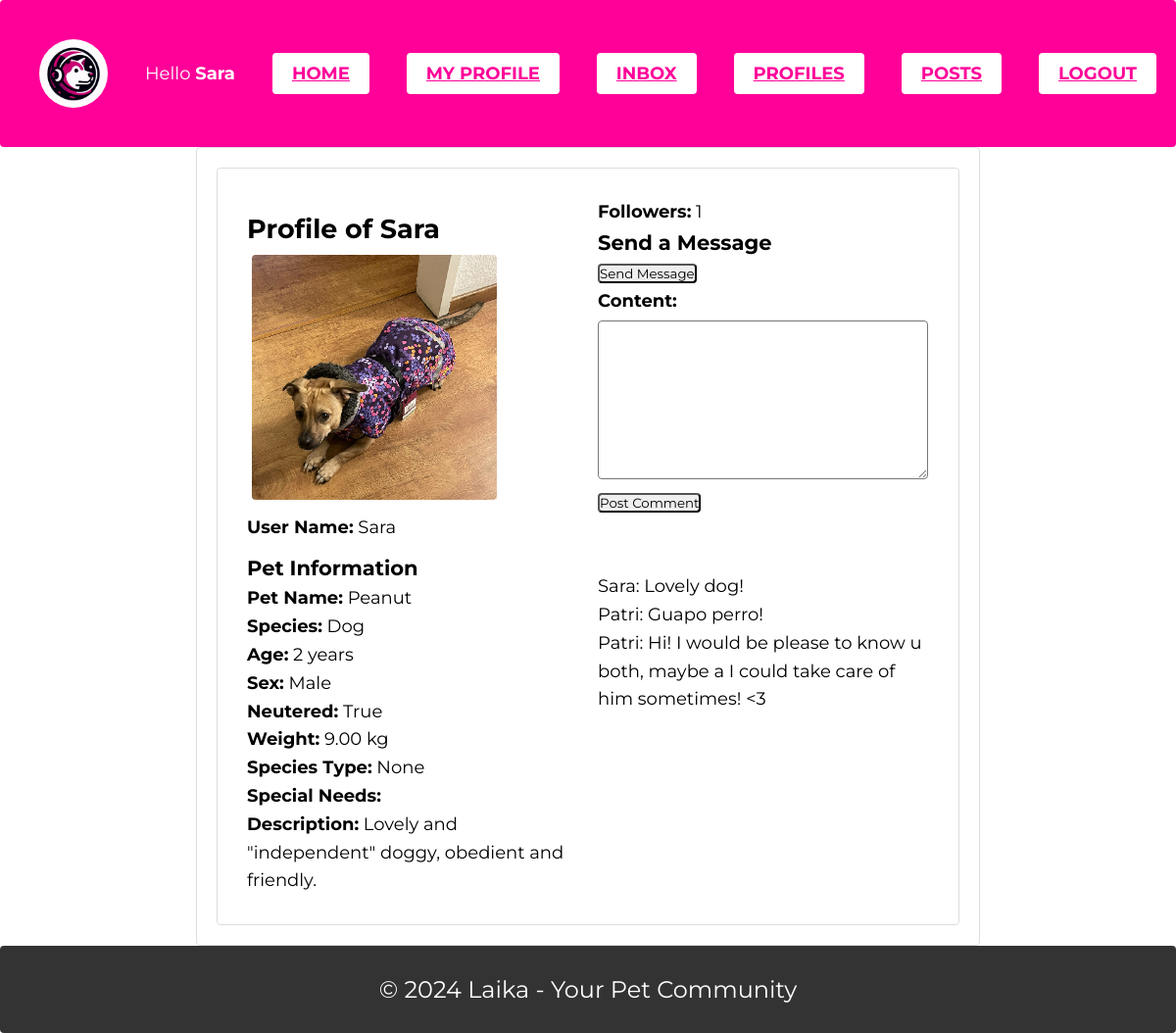
/laika/profile/15/ (signed in), run on the app's committed database.
### laika/models.py (models this page shows, shortened)
class LaikaProfileUser(models.Model):
    laika_user = models.OneToOneField(User, on_delete=models.CASCADE, related_name="lpu")
    image = models.ImageField(upload_to='laika_img/', default='laika_img/laika_logo_400.png', null=True, blank=True)

class Pet(models.Model):
    owner = models.ForeignKey(User, on_delete=models.CASCADE)
    pet_name = models.CharField(max_length=20, default="None")
    species = models.CharField(max_length=20, default="None")
    species_type = models.CharField(max_length=20, null=True, blank=True, default="None")
    age = models.IntegerField(null=True, blank=True)
    sex = models.CharField(max_length=10, choices=[('Female', 'Female'),('Male', 'Male'), ('Other', 'Other')], default='None')
    weight = models.DecimalField(max_digits=5, decimal_places=2, null=True, blank=True)
    neutered = models.BooleanField(default=False)
    special_needs = models.TextField(null=True, blank=True,default='None')
    description = models.TextField(null=True, blank=True, default="None")

class LaikaComment(models.Model):
    author = models.ForeignKey(User, on_delete=models.CASCADE)
    profile = models.ForeignKey(LaikaProfileUser, on_delete=models.CASCADE, related_name='laika_comments')
    content = models.TextField()
    created_at = models.DateTimeField(auto_now_add=True)

### laika/views.py (the view, shortened to what this page needs)
# urls.py: path('profile/<int:pk>/', LaikaProfileDetailView.as_view(), name='laika-profile-detail'),
@method_decorator(login_required, name='dispatch')
class LaikaProfileDetailView(DetailView):
    model = LaikaProfileUser
    template_name = 'laika/profile_detail.html'
    context_object_name = 'profile'
    def get_context_data(self, **kwargs):
        context = super().get_context_data(**kwargs)
        profile_user = self.get_object().laika_user  # Current user profile
        followers_count = Follow.objects.filter(followed=profile_user).count()
        context['followers_count'] = followers_count
        if self.request.user != profile_user:
            is_following = Follow.objects.filter(follower=self.request.user, followed=profile_user).exists()
            context['show_follow_button'] = not is_following
            context['show_unfollow_button'] = is_following
        context['comment_form'] = LaikaCommentForm()
        context['comments'] = LaikaComment.objects.filter(profile=self.get_object())
        return context

### laika/custom_form.py
class LaikaCommentForm(forms.ModelForm):
    class Meta:
        model = LaikaComment
        fields = ['content']

### laika/templates/laika/profile_detail.html (shortened to what this page needs)
{% extends 'laika/base.html' %}
{% load static %}
{% block content %}
<div class="profile-container">
    <div class="left-column">
        <div class="user-info">
            <h2>Profile of {{ object.laika_user.username }}</h2>
            <div class="user-photo">
                {% if object.image %}
                    <img src="{{ object.image.url }}" alt="Photo of {{ object.laika_user.username }}" class="profile-photo">
                {% else %}
                    <img src="{% static 'laika/laika_logo_400.png' %}" alt="Default Image" class="profile-photo">
                {% endif %}
            </div>
            <p><strong>User Name:</strong> {{ object.laika_user.username }}</p>
        </div>
        <div class="pet-info">
            <h3>Pet Information</h3>
            {% for pet in object.laika_user.pet_set.all %}
                <div class="pet-details">
                    <p><strong>Pet Name:</strong> {{ pet.pet_name }}</p>
                    <p><strong>Species:</strong> {{ pet.species }}</p>
                    <p><strong>Age:</strong> {{ pet.age }} years</p>
                    <p><strong>Sex:</strong> {{ pet.sex }}</p>
                    <p><strong>Neutered:</strong> {{ pet.neutered }}</p>
                    <p><strong>Weight:</strong> {{ pet.weight }} kg</p>
                    <p><strong>Species Type:</strong> {{ pet.species_type }}</p>
                    <p><strong>Special Needs:</strong> {{ pet.special_needs }}</p>
                    <p><strong>Description:</strong> {{ pet.description }}</p>
                </div>
            {% empty %}
                <p>No pets registered.</p>
            {% endfor %}
        </div>
    </div>
    <div class="right-column">
        <div class="profile-followers">
            <p><strong>Followers:</strong> {{ followers_count }}</p>
        </div>
        <div class="send-message-form">
            <h3>Send a Message</h3>
            <form action="{% url 'send-message' object.laika_user.id %}" method="post">
                <button type="submit">Send Message</button>
            </form>
        </div>
        <form method="post">
            {{ comment_form.as_p }}
            <button type="submit">Post Comment</button>
        </form>
            <br>
            <br>
        <div class="comments">
            {% for comment in comments %}
                <div class="comment">
                    <p>{{ comment.author.username }}: {{ comment.content }}</p>
                </div>
            {% empty %}
                <p>No comments yet.</p>
            {% endfor %}
        </div>
    </div>
</div>
{% endblock %}

### laika/templates/laika/navbar.html
{% load static %}
<link rel="stylesheet" type="text/css" href="{% static 'laika/styles.css' %}">
<body>
    <nav class="navbar">
        <div class="container-container">
            <img src="{% static 'laika/laika_logo_400.png' %}" alt="Laika Logo" id="laika_logo">
            {% if user.is_authenticated %}
                <a class="nav-item">Hello <strong>{{ user.username }}</strong></a>
                <a href="{% url 'home' %}" class="navbar-button nav-item">Home</a>
                <a href="{% url 'laika-profile' %}" class="navbar-button nav-item">My Profile</a>
                <a href="{% url 'messages' %}" class="navbar-button nav-item">Inbox</a>
                <a href="{% url 'laika-profile-list' %}" class="navbar-button nav-item">Profiles</a>
                <a href="{% url 'laika-post-list' %}" class="navbar-button nav-item">Posts</a>
                <a class="navbar-button" href="{% url 'account_signout' %}">LogOut</a>
            {% else %}
                <a href="{% url 'landing_view' %}" class="nav-item"></a>
                <div class="align-right">
                    <a class="navbar-button" href="{% url 'account_login' %}">Join!</a>
                </div>
            {% endif %}
        </div>
    </nav>
</body>

### laika/static/laika/styles.css (style rules this page uses)
* { margin: 0; padding: 0; box-sizing: border-box; border-radius: 4px; font-family: 'Montserrat', sans-serif; }
body { font-family: 'Montserrat', sans-serif; font-size: 18px; }
nav { display: flex; align-items: center; justify-content: space-between; background-color: #ff0099; padding: 10px 20px; }
.container-container { display: flex; align-items: center; justify-content: space-between; width: 100%; border-radius: 4px; }
#laika_logo { height: 70px; width: auto; margin-left: 20px; border-radius: 50%; }
.navbar-button { background-color: white; color: #ff0099; border: none; padding: 10px 20px; border-radius: 4px; text-transform: uppercase; font-weight: bold; }
.profile-container { display: flex; justify-content: space-between; flex-wrap: wrap; max-width: 1200px; margin: auto; padding: 20px; border: 1px solid #ddd; border-radius: 4px; line-height: 1.6; }
.profile-container .left-column, .profile-container .right-column { flex: 1; min-width: 300px; padding: 10px; }
label { font-weight: bold; display: block; margin-bottom: 5px; }
.user-photo img, .post-photo img { width: 250px; height: 250px; object-fit: contain; margin: 5px; }
.user-info, .post-info { margin: 10px 0; font-size: 18px; }

### data on the page
LaikaProfileUser: laika_user.username "Sara", image (picture)
Pet: pet_name "Peanut", species "Dog", age "2", sex "Male", neutered "True", weight "9.00", species_type "None", description "Lovely and \"independent\" doggy, obedient and friendly."
LaikaComment: author.username "Sara", content "Lovely dog!"
LaikaComment: author.username "Patri", content "Guapo perro!"
LaikaComment: author.username "Patri", content "Hi! I would be please to know u both, maybe a I could take care of him sometimes! <3"

### other printed values
{{ user.username }} "Sara"
{{ followers_count }} "1"
